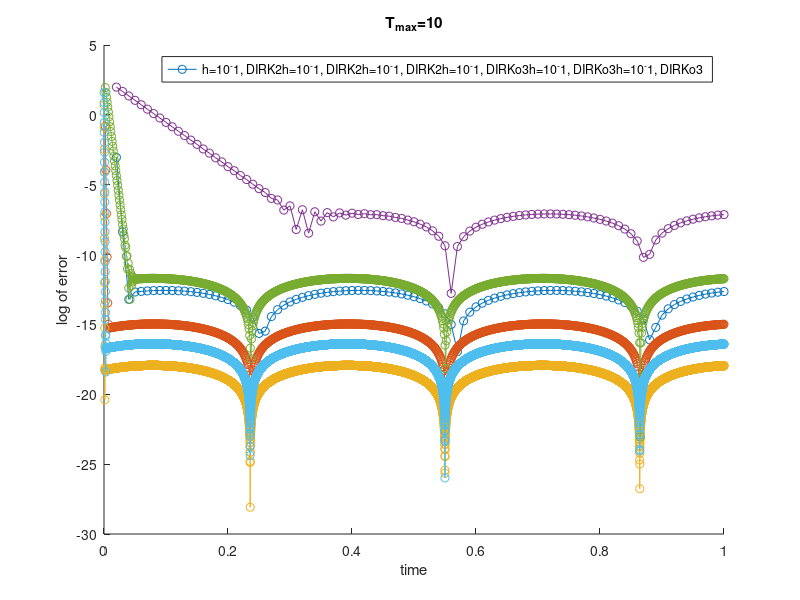

This chart was generated by the following MATLAB code:
function problem3
close all;
clear all;

L = 10^4;
y0=sin(pi/4)+10;
Tmax = 10;
figure; hold on;
% maxerr1 = zeros(25,1);
% maxerr2 = zeros(25,1);

% for i=1:25
%     h = 10^(-(1+5*(i-1)/24));
%     Nstep = ceil(Tmax/h);    
%     t=0;
%     u=y0;        
%     maxerr1(i) = log(abs(u-ytrue(t,y0)));
%     for j = 2:Nstep        
%         u = DIRK2(t,u,h);
%         t = t+h;
%         maxerr1(i)=max(maxerr1(i),log(abs(u-ytrue(t,y0))));
%     end
% end
% 
% for i=1:25
%     h = 10^(-(1+5*(i-1)/24));
%     Nstep = ceil(Tmax/h);    
%     t=0;
%     u=y0;        
%     maxerr2(i) = log(abs(u-ytrue(t,y0)));
%     for j = 2:Nstep        
%         u = DIRKo3(t,u,h);
%         t = t+h;
%         maxerr2(i)=max(maxerr2(i),log(abs(u-ytrue(t,y0))));
%     end
% end

% a1 = plot(maxerr1,'-o'); M1 = "DIRK2";
% a2 = plot(maxerr2,'-o'); M2 = "DIRKo3";
% legend([a1,a2],[M1,M2])
% ylabel('log of max error')
% xlabel('h=10^{-(1+5d/24)}')

h=10^-1;
Nstep = ceil(Tmax/h);    
err1 = zeros(Nstep,1);
t1 = 1:Nstep;
t1 = (1/Nstep)*t1;
t=0;
u=y0;        
for j = 2:Nstep        
    u = DIRK2(t,u,h);
    t = t+h;
    err1(j)=log(abs(u-ytrue(t,y0)));
end

h=10^-2;
Nstep = ceil(Tmax/h);    
err2 = zeros(Nstep,1);
t2 = 1:Nstep;
t2 = (1/Nstep)*t2;
t=0;
u=y0;        
for j = 2:Nstep        
    u = DIRK2(t,u,h);
    t = t+h;
    err2(j)=log(abs(u-ytrue(t,y0)));
end

h=10^-3;
Nstep = ceil(Tmax/h);    
err3 = zeros(Nstep,1);
t3 = 1:Nstep;
t3 = (1/Nstep)*t3;
t=0;
u=y0;        
for j = 2:Nstep        
    u = DIRK2(t,u,h);
    t = t+h;
    err3(j)=log(abs(u-ytrue(t,y0)));
end

h=10^-1;
Nstep = ceil(Tmax/h);    
err4 = zeros(Nstep,1);
t4 = 1:Nstep;
t4 = (1/Nstep)*t4;
t=0;
u=y0;        
for j = 2:Nstep        
    u = DIRKo3(t,u,h);
    t = t+h;
    err4(j)=log(abs(u-ytrue(t,y0)));
end

h=10^-2;
Nstep = ceil(Tmax/h);    
err5 = zeros(Nstep,1);
t5 = 1:Nstep;
t5 = (1/Nstep)*t5;
t=0;
u=y0;        
for j = 2:Nstep        
    u = DIRKo3(t,u,h);
    t = t+h;
    err5(j)=log(abs(u-ytrue(t,y0)));
end

h=10^-3;
Nstep = ceil(Tmax/h);    
err6 = zeros(Nstep,1);
t6 = 1:Nstep;
t6 = (1/Nstep)*t6;
t=0;
u=y0;        
for j = 2:Nstep        
    u = DIRKo3(t,u,h);
    t = t+h;
    err6(j)=log(abs(u-ytrue(t,y0)));
end

err1(err1==0) = nan;
err2(err2==0) = nan;
err3(err3==0) = nan;
err4(err4==0) = nan;
err5(err5==0) = nan;
err6(err6==0) = nan;

a1=plot(t1,err1,'-o'); M1="h=10^-1, DIRK2";
a2=plot(t2,err2,'-o'); M2="h=10^-1, DIRK2";
a3=plot(t3,err3,'-o'); M3="h=10^-1, DIRK2";
a4=plot(t4,err4,'-o'); M4="h=10^-1, DIRKo3";
a5=plot(t5,err5,'-o'); M5="h=10^-1, DIRKo3";
a6=plot(t6,err6,'-o'); M6="h=10^-1, DIRKo3";
legend([a1,a2,a3,a4,a5,a6],[M1,M2,M3,M4,M5,M6])
title('T_{max}=10')
ylabel('log of error')
xlabel('time')

    function unp1=DIRK2(t,u,h)
        gamma = 1-1/sqrt(2);
        k1 = (-L*u+L*phi(t+gamma*h)+dphi(t+gamma*h))/(1+L*gamma*h);
        k2 = (-L*u-L*(1-gamma)*h*k1+L*phi(t+h)+dphi(t+h))/(1+L*gamma*h);
        unp1=u+(1-gamma)*h*k1+gamma*h*k2;
    end

    function unp1 = DIRKo3(t,u,h)
        gamma = 1/2+sqrt(3)/6;
        k1 = (-L*u+L*phi(t+gamma*h)+dphi(t+gamma*h))/(1+L*gamma*h);
        k2 = (-L*u-L*(1-2*gamma)*h*k1+L*phi(t+(1-gamma)*h)+dphi(t+(1-gamma)*h))/(1+L*gamma*h);
        unp1 = u+0.5*h*k1+0.5*h*k2;
    end

    function y=ytrue(t,y0)
        y=exp(-L*t)*(y0-phi(0))+phi(t);
    end

    function phi = phi(t)
        phi = sin(t+pi/4);
    end

    function dphi = dphi(t)
        dphi = cos(t+pi/4);
    end
end